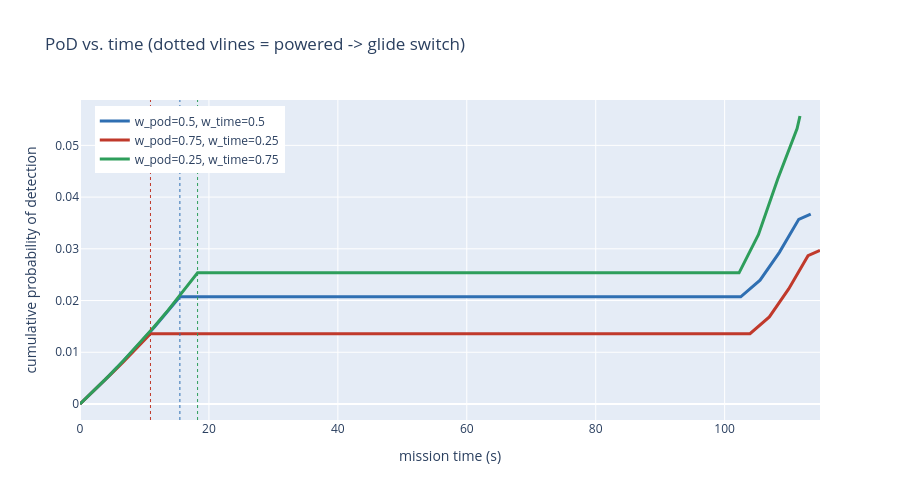

Notebook code cell kept with this figure:
### Markdown cell above
## PoD vs. time for all three scenarios

Reconstructs cumulative detection probability against mission time for each
scenario: the powered segment's acoustic hazard is trapezoidally integrated
along `powered_path` (mirrors `bellman.evaluate_powered_segment`), and the
glide segment's hazard is accumulated step by step using the winning
candidate's own recorded `action_indices`/`segment_fractions` looked up in
`glide_detection_rate` (mirrors `bellman.extract_coarse_candidate`) -- no
new computation, just replaying the same accounting the authoritative solve
already did, split out over time instead of collapsed to a final total.

### Code cell
def reconstruct_pod_vs_time(result):
    functions = result["detection"]["primary_result"]["functions"]
    sensor = result["geometry"]["primary_result"]["sensor_position"]

    # Powered segment: trapezoidal hazard integral along the sampled straight line.
    powered_path = result["powered_path"]
    n_powered = powered_path.shape[0]
    fractions = np.linspace(0.0, 1.0, n_powered)
    times_powered = fractions * result["powered_time"]
    powered_function = functions["powered_detection_components"].map(n_powered)
    outputs = powered_function(
        powered_path[:, 0].reshape(1, n_powered),
        powered_path[:, 1].reshape(1, n_powered),
        powered_path[:, 2].reshape(1, n_powered),
        np.full((1, n_powered), result["powered_speed"]),
        np.full((1, n_powered), sensor[0]),
        np.full((1, n_powered), sensor[1]),
        np.full((1, n_powered), sensor[2]),
    )
    powered_rate = np.asarray(outputs[1]).reshape(n_powered)
    cumulative_powered_hazard = np.concatenate((
        [0.0],
        np.cumsum(0.5 * (powered_rate[1:] + powered_rate[:-1]) * np.diff(times_powered)),
    ))

    # Glide segment: replay the winning candidate's own per-step actions.
    glide_rate_map = result["glide_detection_rate"]
    coarse_step_count = result["coarse_step_count"]
    time_step = result["vehicle_time_step"]
    times_glide = [result["powered_time"]]
    hazard_glide = [0.0]
    running = 0.0
    for action_key, fraction in zip(result["action_indices"], result["segment_fractions"]):
        rate = float(glide_rate_map[action_key])
        duration = coarse_step_count * time_step * fraction
        running += rate * duration
        times_glide.append(times_glide[-1] + duration)
        hazard_glide.append(running)

    times = np.concatenate((times_powered, np.asarray(times_glide[1:])))
    cumulative_hazard = np.concatenate((
        cumulative_powered_hazard,
        cumulative_powered_hazard[-1] + np.asarray(hazard_glide[1:]),
    ))
    pod = 1.0 - np.exp(-cumulative_hazard)
    return times, pod


fig2 = go.Figure()
for result in results:
    times, pod = reconstruct_pod_vs_time(result)
    label = f"w_pod={result['w_pod']}, w_time={result['w_time']}"
    fig2.add_trace(go.Scatter(
        x=times, y=pod, mode="lines", line=dict(color=result["color"], width=3), name=label,
    ))
    fig2.add_vline(x=result["powered_time"], line=dict(color=result["color"], dash="dot", width=1))
    print(f"{label}: reconstructed final PoD = {pod[-1]:.6f}  (authoritative mission_pod = {result['mission_pod']:.6f})")

fig2.update_layout(
    xaxis_title="mission time (s)",
    yaxis_title="cumulative probability of detection",
    title="PoD vs. time (dotted vlines = powered -> glide switch)",
    legend=dict(x=0.02, y=0.98),
    width=900, height=500,
)
fig2

### Figure 1 — Plotly figure (JSON) as saved in the notebook; plotly's stock layout.template omitted (floating-point values rounded to 4 significant figures)
{"data": [{"line": {"color": "#2f6fb2", "width": 3}, "mode": "lines", "name": "w_pod=0.5, w_time=0.5", "type": "scatter", "x": [0.0, 1.937, 3.873, 5.81, 7.747, 9.683, 11.62, 13.56, 15.49, 18.49, 21.49, 24.49, 27.49, 30.49, 33.49, 36.49, 39.49, 42.49, 45.49, 48.49, 51.49, 54.49, 57.49, 60.49, 63.49, 66.49, 69.49, 72.49, 75.49, 78.49, 81.49, 84.49, 87.49, 90.49, 93.49, 96.49, 99.49, 102.5, 105.5, 108.5, 111.5, 113.4], "y": [0.0, 0.002296, 0.004669, 0.007122, 0.009659, 0.01228, 0.015, 0.01781, 0.02072, 0.02072, 0.02072, 0.02072, 0.02072, 0.02072, 0.02072, 0.02072, 0.02072, 0.02072, 0.02072, 0.02072, 0.02072, 0.02072, 0.02072, 0.02072, 0.02072, 0.02072, 0.02072, 0.02072, 0.02072, 0.02072, 0.02072, 0.02072, 0.02072, 0.02072, 0.02072, 0.02072, 0.02072, 0.02072, 0.02393, 0.02932, 0.0357, 0.03671]}, {"line": {"color": "#c0392b", "width": 3}, "mode": "lines", "name": "w_pod=0.75, w_time=0.25", "type": "scatter", "x": [0.0, 1.367, 2.733, 4.1, 5.467, 6.834, 8.2, 9.567, 10.93, 13.93, 16.93, 19.93, 22.93, 25.93, 28.93, 31.93, 34.93, 37.93, 40.93, 43.93, 46.93, 49.93, 52.93, 55.93, 58.93, 61.93, 64.93, 67.93, 70.93, 73.93, 76.93, 79.93, 82.93, 85.93, 88.93, 91.93, 94.93, 97.93, 100.9, 103.9, 106.9, 109.9, 112.9, 114.8], "y": [0.0, 0.001606, 0.003239, 0.004898, 0.006583, 0.008295, 0.01003, 0.0118, 0.01359, 0.01359, 0.01359, 0.01359, 0.01359, 0.01359, 0.01359, 0.01359, 0.01359, 0.01359, 0.01359, 0.01359, 0.01359, 0.01359, 0.01359, 0.01359, 0.01359, 0.01359, 0.01359, 0.01359, 0.01359, 0.01359, 0.01359, 0.01359, 0.01359, 0.01359, 0.01359, 0.01359, 0.01359, 0.01359, 0.01359, 0.01359, 0.01683, 0.02225, 0.02868, 0.0297]}, {"line": {"color": "#2e9e5b", "width": 3}, "mode": "lines", "name": "w_pod=0.25, w_time=0.75", "type": "scatter", "x": [0.0, 2.28, 4.56, 6.839, 9.119, 11.4, 13.68, 15.96, 18.24, 21.24, 24.24, 27.24, 30.24, 33.24, 36.24, 39.24, 42.24, 45.24, 48.24, 51.24, 54.24, 57.24, 60.24, 63.24, 66.24, 69.24, 72.24, 75.24, 78.24, 81.24, 84.24, 87.24, 90.24, 93.24, 96.24, 99.24, 102.2, 105.2, 108.2, 111.2, 111.7], "y": [0.0, 0.002714, 0.005543, 0.008494, 0.01157, 0.01479, 0.01815, 0.02167, 0.02535, 0.02535, 0.02535, 0.02535, 0.02535, 0.02535, 0.02535, 0.02535, 0.02535, 0.02535, 0.02535, 0.02535, 0.02535, 0.02535, 0.02535, 0.02535, 0.02535, 0.02535, 0.02535, 0.02535, 0.02535, 0.02535, 0.02535, 0.02535, 0.02535, 0.02535, 0.02535, 0.02535, 0.02535, 0.03274, 0.04351, 0.05326, 0.05568]}], "layout": {"height": 500, "legend": {"x": 0.02, "y": 0.98}, "shapes": [{"line": {"color": "#2f6fb2", "dash": "dot", "width": 1}, "type": "line", "x0": 15.49, "x1": 15.49, "xref": "x", "y0": 0, "y1": 1, "yref": "y domain"}, {"line": {"color": "#c0392b", "dash": "dot", "width": 1}, "type": "line", "x0": 10.93, "x1": 10.93, "xref": "x", "y0": 0, "y1": 1, "yref": "y domain"}, {"line": {"color": "#2e9e5b", "dash": "dot", "width": 1}, "type": "line", "x0": 18.24, "x1": 18.24, "xref": "x", "y0": 0, "y1": 1, "yref": "y domain"}], "title": {"text": "PoD vs. time (dotted vlines = powered -> glide switch)"}, "width": 900, "xaxis": {"title": {"text": "mission time (s)"}}, "yaxis": {"title": {"text": "cumulative probability of detection"}}}}
